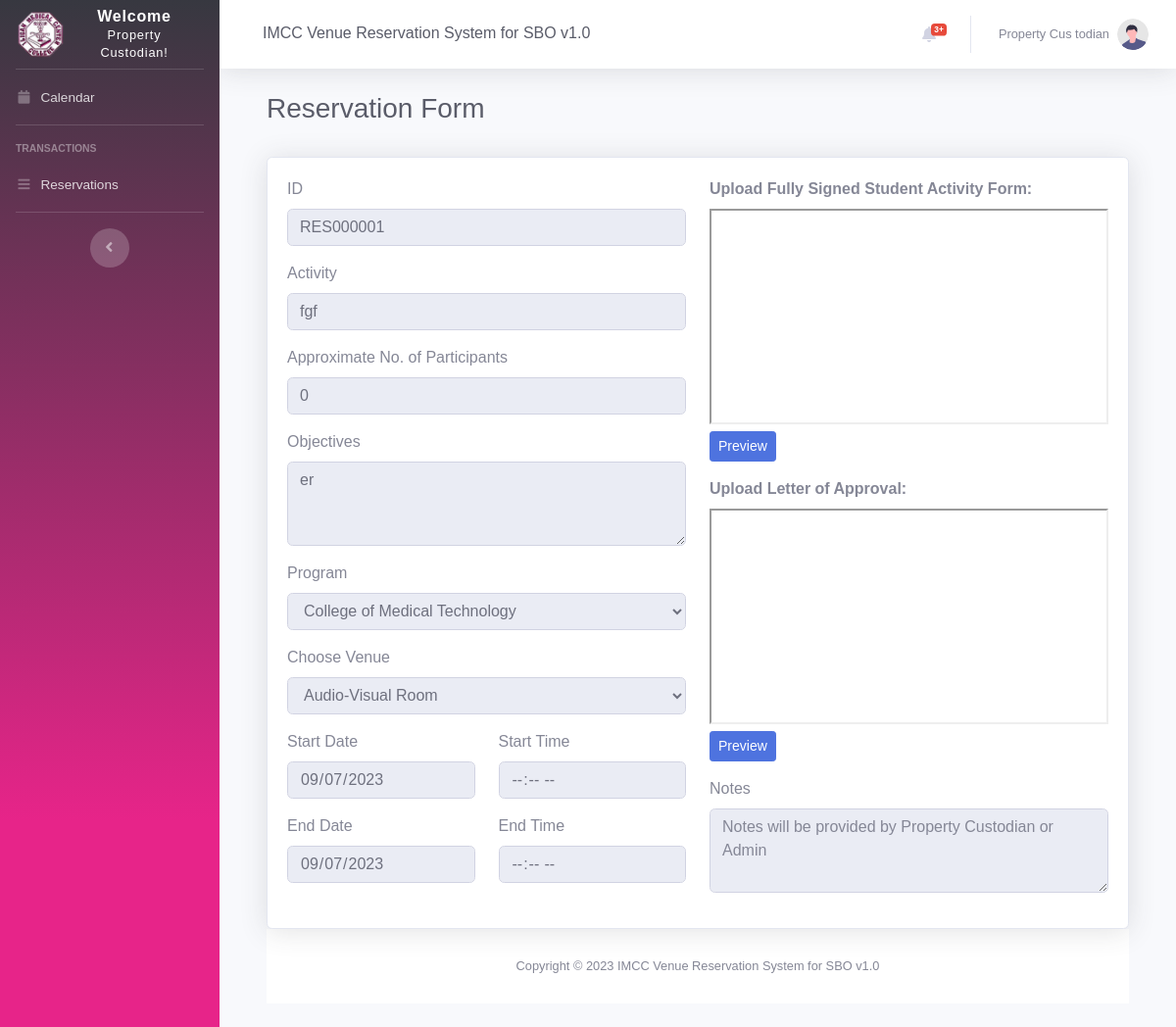
The page /view_reservation.php?reservation_id=2 (signed in) on the database its author committed.
### tables this page shows
CREATE TABLE `schedules` (
  `id` bigint(11) NOT NULL,
  `reservationID` varchar(255) NOT NULL,
  `userID` int(11) NOT NULL,
  `venueID` int(15) DEFAULT NULL,
  `programID` int(11) NOT NULL,
  `status` varchar(3) NOT NULL DEFAULT 'P',
  `date_start` date NOT NULL,
  `date_end` date NOT NULL,
  `time_start` varchar(50) NOT NULL,
  `time_end` varchar(50) NOT NULL,
  `name` varchar(255) DEFAULT NULL,
  `address` varchar(255) DEFAULT NULL,
  `contact` varchar(11) DEFAULT NULL,
  `description` text DEFAULT NULL,
  `num_participants` int(11) NOT NULL,
  `tag_color` varchar(7) DEFAULT '#ffffff',
  `notified` tinyint(1) NOT NULL DEFAULT 0,
  `last_notified` date DEFAULT NULL,
  `cancelled` tinyint(1) NOT NULL DEFAULT 0,
  `deleted` tinyint(4) NOT NULL,
  `rejectedByAdmin` int(1) NOT NULL DEFAULT 0,
  `approvedByAdmin` int(1) NOT NULL DEFAULT 0,
  `act_form_file` varchar(255) NOT NULL,
  `letter_approve_file` varchar(255) NOT NULL,
  `notes` text NOT NULL
);

### view_reservation.php (the view, shortened to what this page needs)
<?php
include 'settings/system.php';
include 'settings/header.php';
include "settings/sidebar.php";
include 'settings/topbar.php';
?>
<div class="container-fluid">
    <div class="d-sm-flex align-items-center justify-content-between mb-4">
        <div class="container-fluid">
            <div class="d-sm-flex align-items-center justify-content-between mb-4">
                <h1 class="h3 mb-2 text-gray-800"> Reservation Form</h1>
            </div>
            <div class="card shadow">
                <div class="card-body">
                    <?php
                        if(isset($_GET['reservation_id']))
                        {
                            $res_id = $_GET['reservation_id'];
                            $res_id_text = "";
                            $activity = "";
                            $participants = "";
                            $objectives = "";
                            $program_id = "";
                            $venue_id = "";
                            $start_date = "";
                            $start_time = "";
                            $end_date = "";
                            $end_time = "";
                            $notes = "";
                            $act_form_file = "";
                            $act_form_file_ext = "";
                            $letter_approve_file = "";
                            $letter_approve_file_ext = "";
                            $sequence = $db->query("SELECT * FROM schedules WHERE id = '$res_id'");
                            $fetch = $sequence->fetchAll(PDO::FETCH_OBJ);
                            foreach ($fetch as $data) {
                                $res_id_text = $data->reservationID;
                                $activity = $data->name;
                                $participants = $data->num_participants;
                                $objectives = $data->description;
                                $program_id = $data->programID;
                                $venue_id = $data->venueID;
                                $start_date = $data->date_start;
                                $start_time = $data->time_start;
                                $end_date =  $data->date_end;
                                $end_time = $data->time_end;
                                $notes = $data->notes;
                                $act_form_file = $data->act_form_file;
                                $letter_approve_file = $data->letter_approve_file;
                                $file_ext = explode(".",$act_form_file);
                                $act_form_file_ext = (strtolower(end($file_ext)) == "pdf") ? "application/".strtolower(end($file_ext)) : "image/".strtolower(end($file_ext));
                                $file_ext = explode(".",$letter_approve_file);
                                $letter_approve_file_ext = (strtolower(end($file_ext)) == "pdf") ? "application/".strtolower(end($file_ext)) : "image/".strtolower(end($file_ext));
                            }
                        }
                    ?>
                    <div class="table-responsive-lg">
                        <form role="form" method="post" enctype="multipart/form-data">
                            <div class="row">
                                <div class="col-6">
                                    <div class="form-group">
                                        <label>ID</label>
                                        <input class="form-control" type="text" name="resID" value="<?= $res_id_text ?>" readonly>
                                    </div>
                                    <div class="form-group">
                                        <label>Activity</label>
                                        <input class="form-control" type="text" name="activity" value="<?= $activity ?>" readonly>
                                    </div>
                                    <div class="form-group">
                                        <label>Approximate No. of Participants</label>
                                        <input class="form-control" type="number" placeholder="No. of participants" value="<?= $participants ?>" readonly>
                                    </div>
                                    <div class="form-group">
                                        <label>Objectives</label>
                                        <textarea class="form-control" id="exampleFormControlTextarea1" placeholder="Please specify the objectives" rows="3" readonly><?= $objectives ?></textarea>
                                    </div>
                                    <div class="form-group">
                                        <label>Program</label>
                                        <select class="form-control" disabled>
                                            <?php
                                            $fetchPrograms = $db->query("SELECT * FROM `program` ORDER BY name ASC");
                                            $row_donor = $fetchPrograms->fetchAll(PDO::FETCH_OBJ);
                                            foreach($row_donor as $row){
                                                if($row->id == $program_id){
                                            ?>
                                                <option value="<?php echo $row->id ?>" selected> <?php echo $row->name ?> </option>
                                            <?php
                                                continue;
                                               }
                                               ?>
                                               <?php
                                            }
                                            ?>
                                        </select>
                                    </div>
                                    <div class="form-group">
                                        <label>Choose Venue</label>
                                        <select class="form-control" disabled>
                                            <?php
                                            $fetchVenues = $db->query("SELECT * FROM `venues` ORDER BY name ASC");
                                            $row_donor = $fetchVenues->fetchAll(PDO::FETCH_OBJ);
                                            foreach($row_donor as $row){
                                                if($row->id == $venue_id){
                                            ?>
                                                <option value="<?php echo $row->id ?>" selected> <?php echo $row->name ?> </option>
                                            <?php
                                                continue;
                                                }
                                                ?>
                                                <?php
                                            }
                                            ?>
                                        </select>
                                    </div>
                                    <div class="form-group row">
                                        <div class="col-6">
                                            <label>Start Date</label>
                                            <input class="form-control" type="date" value="<?= $start_date ?>" readonly>
                                        </div>
                                        <div class="col-6">
                                            <label>Start Time</label>
                                            <input class="form-control" type="time" value="<?= $start_time ?>" readonly>
                                        </div>
                                    </div>
                                    <div class="form-group row">
                                        <div class="col-6">
                                            <label>End Date</label>
                                            <input class="form-control" type="date" value="<?= $end_date ?>" readonly >
                                        </div>
                                        <div class="col-6">
                                            <label>End Time</label>
                                            <input class="form-control" type="time" value="<?= $end_time ?>" readonly >
                                        </div>
                                    </div>
                                </div>
                                <div class="col-6">
                                    <div class="form-group">
                                        <label><b>Upload Fully Signed Student Activity Form:</b></label>
                                        <div class="imgUp">
                                            <iframe
                                                src="uploads/<?= $act_form_file ?>"
                                                type="<?= $act_form_file_ext?>"
                                                scrolling="auto"
                                                height="220px"
                                                width="100%"
                                                class="getImg">  </iframe>
                                            <a class="btn btn-sm btn-primary preview" id="0">Preview</a>
                                        </div>
                                    </div>
                                    <div class="form-group">
                                        <label><b>Upload Letter of Approval:</b></label>
                                        <div class="imgUp">
                                            <iframe
                                                src="uploads/<?= $letter_approve_file ?>"
                                                type="<?= $letter_approve_file_ext ?>"
                                                scrolling="auto"
                                                height="220px"
                                                width="100%"
                                                class="getImg">  </iframe>
                                            <a class="btn btn-sm btn-primary preview" id="1">Preview</a>
                                        </div>
                                    </div>
                                    <div class="form-group">
                                        <label>Notes</label>
                                        <textarea class="form-control" id="exampleFormControlTextarea1" name='notes' placeholder="Notes will be provided by Property Custodian or Admin" rows="3"
                                            <?= (($_SESSION['position'] == 'STO' ? 'disabled': ''));?> readonly><?= $notes ?></textarea>
                                    </div>
                                </div>
                        </form>
                    </div>
                </div>
            </div>
        </div>
    </div>
    <?php include 'settings/footer.php'; ?>

### rows shown on the page
schedules: resID "RES000001", activity "fgf", num_participants "0", description "er", date_start "09/07/2023", date_end "09/07/2023"

### other values the page prints
NAME_ "IMCC Venue Reservation System for SBO v1.0"
$_SESSION['name'] "Property Cus todian"
form field value "College of Medical Technology"
form field value "Audio-Visual Room"
